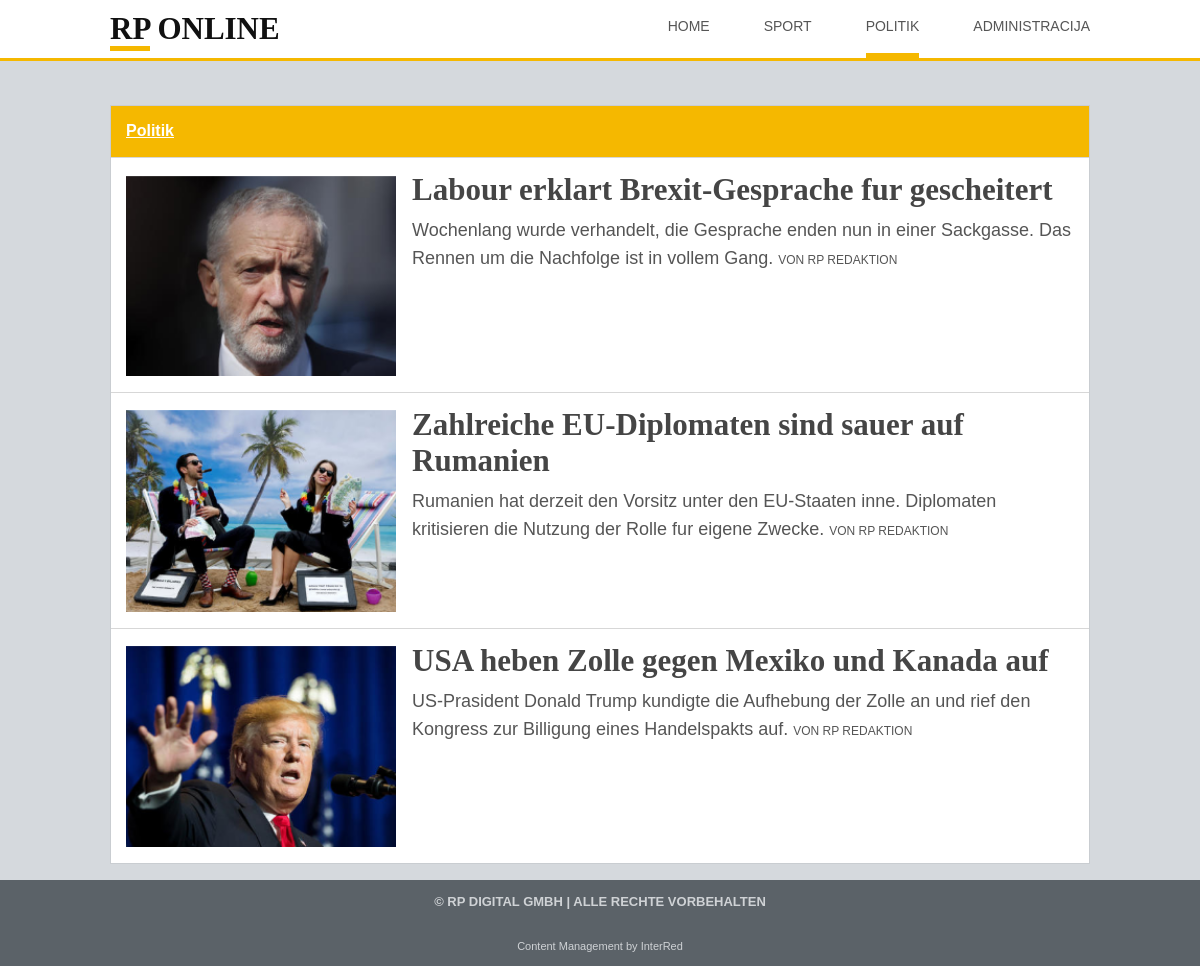
Screenshot of /category.php?name=Politik with the database file from the repository.
### tables this page shows
CREATE TABLE articles (
    id INT AUTO_INCREMENT PRIMARY KEY,
    title VARCHAR(255) NOT NULL,
    slug VARCHAR(255) NOT NULL UNIQUE,
    category VARCHAR(80) NOT NULL,
    image VARCHAR(255) NOT NULL,
    summary TEXT NOT NULL,
    content MEDIUMTEXT NOT NULL,
    author VARCHAR(120) NOT NULL,
    published TINYINT(1) NOT NULL DEFAULT 1,
    created_at DATE NOT NULL
);

### includes/functions.php (called while the page is built, shortened)
<?php
function e(string $value): string
{
    return htmlspecialchars($value, ENT_QUOTES, 'UTF-8');
}
function all_articles(bool $includeUnpublished = false): array
{
    $pdo = db();
    if ($pdo instanceof PDO) {
        $sql = 'SELECT * FROM articles';
        if (!$includeUnpublished) {
            $sql .= ' WHERE published = 1';
        }
        $sql .= ' ORDER BY category DESC, created_at DESC, id DESC';
        return $pdo->query($sql)->fetchAll();
    }
    return array_values(array_filter(fallback_articles(), static function (array $article) use ($includeUnpublished): bool {
        return $includeUnpublished || (int) $article['published'] === 1;
    }));
}
function articles_by_category(string $category): array
{
    return array_values(array_filter(all_articles(), static function (array $article) use ($category): bool {
        return strtolower($article['category']) === strtolower($category);
    }));
}

### includes/article-card.php (the view)
<article class="article-card">
    <a class="article-image" href="article.php?slug=<?= e($article['slug']) ?>">
        <img src="<?= e($article['image']) ?>" alt="<?= e($article['title']) ?>">
    </a>
    <div class="article-preview">
        <h2><a href="article.php?slug=<?= e($article['slug']) ?>"><?= e($article['title']) ?></a></h2>
        <p><?= e($article['summary']) ?> <span>VON <?= e(strtoupper($article['author'])) ?></span></p>
    </div>
</article>

### category.php (shortened to what this page needs)
<?php
require_once __DIR__ . '/includes/functions.php';
$category = $_GET['name'] ?? 'Sport';
$articles = articles_by_category($category);
require_once __DIR__ . '/includes/header.php';
?>
<section class="news-section">
    <h1><?= e($category) ?></h1>
    <?php foreach ($articles as $article): ?>
        <?php include __DIR__ . '/includes/article-card.php'; ?>
    <?php endforeach; ?>
</section>
<?php require_once __DIR__ . '/includes/footer.php'; ?>

### assets/css/style.css (style rules this page uses)
* { box-sizing: border-box; }
body { margin: 0; background: #d5d9dd; color: #555; font-family: Arial, Helvetica, sans-serif; line-height: 1.55; }
a { color: inherit; text-decoration: none; }
.news-section { margin-bottom: 16px; background: #fff; border: 1px solid #c9cdd1; }
.news-section h1, .section-label { margin: 0; padding: 13px 15px; background: #f5b800; color: #fff; font-size: 16px; font-weight: 700; text-decoration: underline; }
.article-card { display: grid; grid-template-columns: 270px 1fr; gap: 16px; padding: 16px 15px; border-top: 1px solid #d7d7d7; }
.article-image { display: block; aspect-ratio: 4 / 3; overflow: hidden; background: #e6e6e6; }
.article-image img, .hero-image { display: block; width: 100%; height: 100%; object-fit: cover; }
.article-preview h2 { margin: -2px 0 9px; color: #454545; font-family: Georgia, 'Times New Roman', serif; font-size: 31px; font-weight: 700; line-height: 1.16; }
.article-preview p { margin: 0; font-size: 18px; }
.article-preview span { font-size: 12px; letter-spacing: 0; text-transform: uppercase; }

### rows the page displays
articles: category "Politik", image (picture), title "USA heben Zolle gegen Mexiko und Kanada auf", summary "US-Prasident Donald Trump kundigte die Aufhebung der Zolle an und rief den Kongress zur Billigung eines Handelspakts auf.", author "RP REDAKTION"
articles: image (picture), title "Labour erklart Brexit-Gesprache fur gescheitert", summary "Wochenlang wurde verhandelt, die Gesprache enden nun in einer Sackgasse. Das Rennen um die Nachfolge ist in vollem Gang.", author "RP REDAKTION"
articles: image (picture), title "Zahlreiche EU-Diplomaten sind sauer auf Rumanien", summary "Rumanien hat derzeit den Vorsitz unter den EU-Staaten inne. Diplomaten kritisieren die Nutzung der Rolle fur eigene Zwecke.", author "RP REDAKTION"
